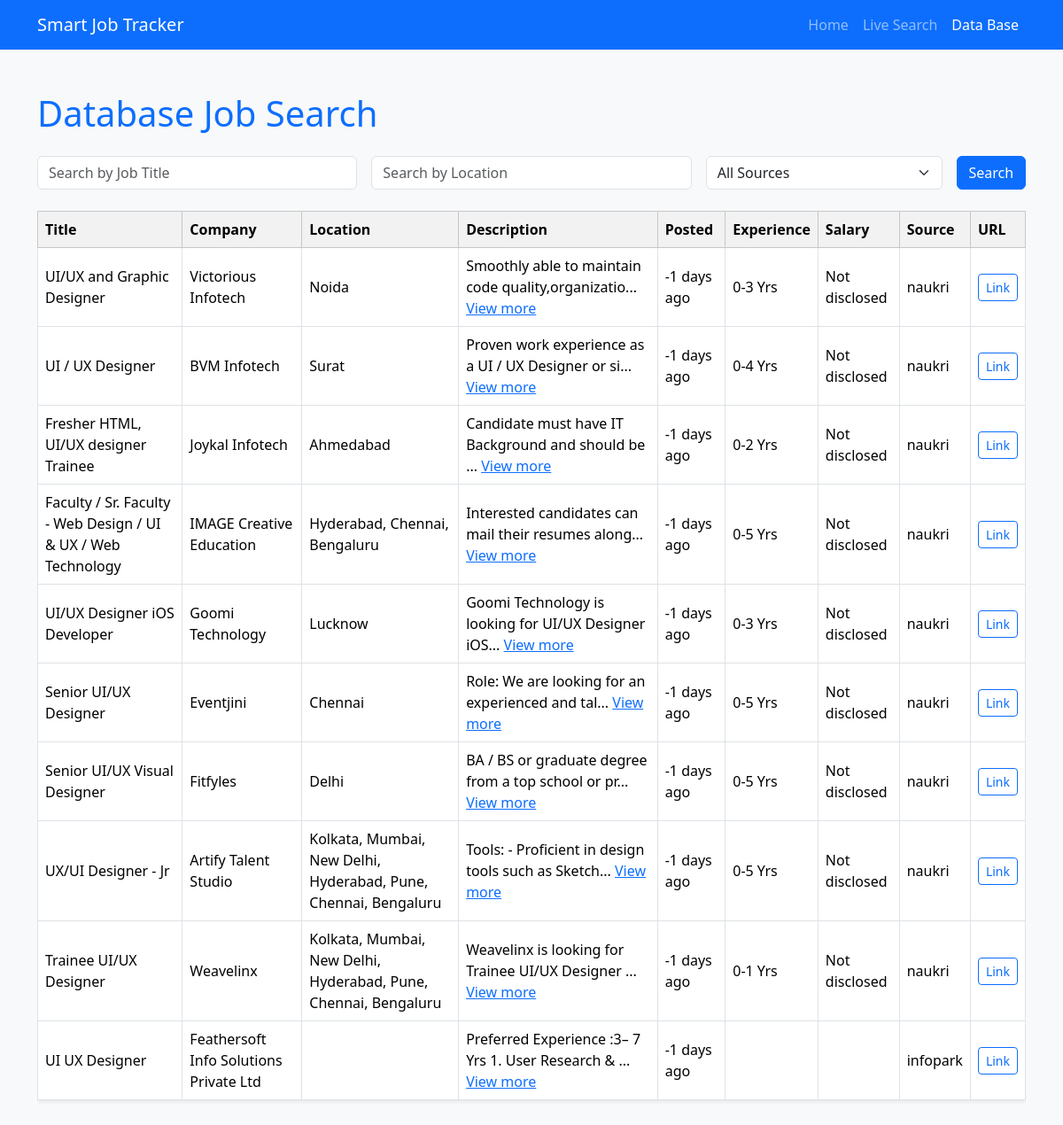
The page /database on the database its author committed.
### tables this page shows
CREATE TABLE jobs (
        id INTEGER PRIMARY KEY AUTOINCREMENT,
        title TEXT,
        company TEXT,
        location TEXT,
        description TEXT,
        posted_on TEXT,
        experience TEXT,
        salary TEXT,
        source TEXT,
        url TEXT,
        input_keyword TEXT
    );

### app/routes.py (the view)
@main.route('/database', methods=['GET'])
def database():
    job_title = request.args.get('job_title', None)
    location = request.args.get('location', None)
    source = request.args.get('source', None)
    if job_title or location or source:
        jobs = get_jobs(input_keyword=job_title, source=source, location=location)
    else:
        jobs = get_latest_10_jobs()
    return render_template('database.html', jobs=jobs, request=request)

### app/utils.py (called while the page is built)
def get_days_ago(posted_on):
    try:
        posted_date = datetime.strptime(posted_on, "%d-%m-%Y")
        now = datetime.now()
        delta = (now - posted_date).days
        if delta == 0:
            return "Today"
        elif delta == 1:
            return "1 day ago"
        else:
            return f"{delta} days ago"
    except Exception:
        return posted_on

### app/templates/database.html (shortened to what this page needs)
<!DOCTYPE html>
<html>
<head>
    <link href="https://cdn.jsdelivr.net/npm/bootstrap@5.3.3/dist/css/bootstrap.min.css" rel="stylesheet">
</head>
<body class="bg-light">
    <nav class="navbar navbar-expand-lg navbar-dark bg-primary mb-4">
        <div class="container">
            <a class="navbar-brand" href="/">Smart Job Tracker</a>
            <div class="collapse navbar-collapse" id="navbarNav">
                <ul class="navbar-nav ms-auto">
                    <li class="nav-item">
                        <a class="nav-link{% if request.path == '/' %} active{% endif %}" href="/">Home</a>
                    </li>
                    <li class="nav-item">
                        <a class="nav-link{% if request.path == '/search' %} active{% endif %}" href="/search">Live Search</a>
                    </li>
                    <li class="nav-item">
                        <a class="nav-link{% if request.path == '/database' %} active{% endif %}" href="/database">Data Base</a>
                    </li>
                </ul>
            </div>
        </div>
    </nav>
    <div class="container py-4">
        <h1 class="mb-4 text-primary">Database Job Search</h1>
        <form method="GET" class="row g-3 mb-4">
            <div class="col-md-4">
                <input type="text" name="job_title" class="form-control" placeholder="Search by Job Title" value="{{ request.args.get('job_title', '') }}">
            </div>
            <div class="col-md-4">
                <input type="text" name="location" class="form-control" placeholder="Search by Location" value="{{ request.args.get('location', '') }}">
            </div>
            <div class="col-md-3">
                <select name="source" class="form-select">
                    <option value="">All Sources</option>
                </select>
            </div>
            <div class="col-md-1 d-grid">
                <button type="submit" class="btn btn-primary">Search</button>
            </div>
        </form>
        {% if jobs %}
            <div class="table-responsive">
                <table class="table table-bordered table-hover align-middle bg-white shadow-sm">
                    <thead class="table-light">
                        <tr>
                            <th>Title</th>
                            <th>Company</th>
                            <th>Location</th>
                            <th>Description</th>
                            <th>Posted</th>
                            <th>Experience</th>
                            <th>Salary</th>
                            <th>Source</th>
                            <th>URL</th>
                        </tr>
                    </thead>
                    <tbody>
                        {% for job in jobs %}
                        <tr>
                            <td>{{ job.title }}</td>
                            <td>{{ job.company }}</td>
                            <td>{{ job.location }}</td>
                            <td>
                                <span id="short-desc-{{ job.id }}">
                                    {{ job.description }}
                                    {% if job.full_description and job.full_description|length > 50 %}
                                        <a href="#" id="toggle-link-{{ job.id }}" onclick="toggleDesc('{{ job.id }}'); return false;">View more</a>
                                    {% endif %}
                                </span>
                            </td>
                            <td>{{ job.posted_on }}</td>
                            <td>{{ job.experience }}</td>
                            <td>{{ job.salary }}</td>
                            <td>{{ job.source }}</td>
                            <td>
                                {% if job.url %}
                                    <a href="{{ job.url }}" target="_blank" class="btn btn-sm btn-outline-primary">Link</a>
                                {% endif %}
                            </td>
                        </tr>
                        {% endfor %}
                    </tbody>
                </table>
            </div>
        {% else %}
            <div class="alert alert-warning">No jobs found in the database.</div>
        {% endif %}
    </div>
</body>
</html>

### app/templates/database.html (style rules this page uses)
.table thead th { background-color: #f2f2f2; }

### rows shown on the page
jobs: title "UI/UX and Graphic Designer", company "Victorious Infotech", location "Noida", description "Smoothly able to maintain code quality,organizatio...", posted_on "-1 days ago", experience "0-3 Yrs", salary "Not disclosed", source "naukri"
jobs: title "UI / UX Designer", company "BVM Infotech", location "Surat", description "Proven work experience as a UI / UX Designer or si...", posted_on "-1 days ago", experience "0-4 Yrs", salary "Not disclosed", source "naukri"
jobs: title "Fresher HTML, UI/UX designer Trainee", company "Joykal Infotech", location "Ahmedabad", description "Candidate must have IT Background and should be ...", posted_on "-1 days ago", experience "0-2 Yrs", salary "Not disclosed", source "naukri"
jobs: title "Faculty / Sr. Faculty - Web Design / UI & UX / Web Technology", company "IMAGE Creative Education", location "Hyderabad, Chennai, Bengaluru", description "Interested candidates can mail their resumes along...", posted_on "-1 days ago", experience "0-5 Yrs", salary "Not disclosed", source "naukri"
jobs: title "UI/UX Designer iOS Developer", company "Goomi Technology", location "Lucknow", description "Goomi Technology is looking for UI/UX Designer iOS...", posted_on "-1 days ago", experience "0-3 Yrs", salary "Not disclosed", source "naukri"
jobs: title "Senior UI/UX Designer", company "Eventjini", location "Chennai", description "Role: We are looking for an experienced and tal...", posted_on "-1 days ago", experience "0-5 Yrs", salary "Not disclosed", source "naukri"
jobs: title "Senior UI/UX Visual Designer", company "Fitfyles", location "Delhi", description "BA / BS or graduate degree from a top school or pr...", posted_on "-1 days ago", experience "0-5 Yrs", salary "Not disclosed", source "naukri"
jobs: title "UX/UI Designer - Jr", company "Artify Talent Studio", location "Kolkata, Mumbai, New Delhi, Hyderabad, Pune, Chennai, Bengaluru", description "Tools: - Proficient in design tools such as Sketch...", posted_on "-1 days ago", experience "0-5 Yrs", salary "Not disclosed", source "naukri"
jobs: title "Trainee UI/UX Designer", company "Weavelinx", location "Kolkata, Mumbai, New Delhi, Hyderabad, Pune, Chennai, Bengaluru", description "Weavelinx is looking for Trainee UI/UX Designer ...", posted_on "-1 days ago", experience "0-1 Yrs", salary "Not disclosed", source "naukri"
jobs: title "UI UX Designer", company "Feathersoft Info Solutions Private Ltd", description "Preferred Experience :3– 7 Yrs 1. User Research & ...", posted_on "-1 days ago", source "infopark"
